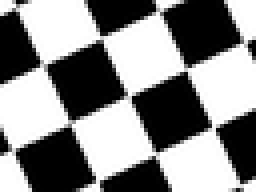
#> input picture Harris/check_rot.bmp, 64 x 48 px, shrunk from 160 x 120 before the run (shown 4 times larger); the run also reads 1 picture not shown here
$ python harris.py   (older library calls are emulated)
#> lines starting #> are read from the running program, lines starting #| are printed output that depends on the picture; after the words box and inside, x2 and y2 are one past the last pixel; in counts of white or black regions, pixels touching at a corner belong together
#> further down, img is the input picture: shape (48, 64, 3); min 0, max 255, mean 137.7
import cv2
import numpy as np
import matplotlib.pyplot as plt


def find_corners(img, ksize, w, sigma):
    gray = cv2.cvtColor(img, cv2.COLOR_BGR2GRAY)
    gray = np.float32(gray)
    Ix = cv2.Sobel(gray, cv2.CV_64F, 1, 0, ksize=ksize)
    Iy = cv2.Sobel(gray, cv2.CV_64F, 0, 1, ksize=ksize)

    Ixx = Ix * Ix
    Ixy = Ix * Iy
    Iyy = Iy * Iy

    rows, cols = gray.shape
    R_matrix = np.zeros_like(gray)
    w = int((w - 1) / 2)
    for i in range(1, rows - 1):
        for j in range(1, cols - 1):
            sub_Ixx = Ixx[i - w:i + w + 1, j - w:j + w + 1]
            sub_Ixy = Ixy[i - w:i + w + 1, j - w:j + w + 1]
            sub_Iyy = Iyy[i - w:i + w + 1, j - w:j + w + 1]
            M = np.array([[np.sum(sub_Ixx), np.sum(sub_Ixy)], [np.sum(sub_Ixy), np.sum(sub_Iyy)]])
            R_matrix[i][j] = np.linalg.det(M) - sigma * (np.trace(M) ** 2)
    img[R_matrix > 7000000] = [0, 0, 255]
    img = cv2.cvtColor(img, cv2.COLOR_BGR2RGB)
    plt.imshow(img)
    plt.show()


def find_corners2(img, ksize, w, sigma):
#> called with ksize = 3, w = 3, sigma = 0.05
    gray = cv2.cvtColor(img, cv2.COLOR_BGR2GRAY)
    gray = np.float32(gray)
    gray = cv2.GaussianBlur(gray, ksize=(ksize, ksize), sigmaX=0.5, sigmaY=0.5)
    Ix = cv2.Sobel(gray, cv2.CV_64F, 1, 0, ksize=ksize)
    Iy = cv2.Sobel(gray, cv2.CV_64F, 0, 1, ksize=ksize)

    Ixx = cv2.GaussianBlur(Ix * Ix, (w, w), sigmaX=0.5, sigmaY=0.5)
    Ixy = cv2.GaussianBlur(Ix * Iy, (w, w), sigmaX=0.5, sigmaY=0.5)
    Iyy = cv2.GaussianBlur(Iy * Iy, (w, w), sigmaX=0.5, sigmaY=0.5)

    rows, cols = gray.shape
#> rows = 48; cols = 64
    R_matrix = np.zeros_like(gray)
    for i in range(0, rows):
        for j in range(0, cols):
            M = np.array([[Ixx[i, j], Ixy[i, j]], [Ixy[i, j], Iyy[i, j]]])
            R_matrix[i][j] = np.linalg.det(M) - sigma * (np.trace(M) ** 2)
    R_matrix[R_matrix < 700000] = 0
    for i in range(1, rows - 1):
        for j in range(1, cols - 1):
            window = np.array(R_matrix[i - 1:i + 2, j - 1:j + 2])
            arg = np.argmax(window)
            index = np.unravel_index(arg, window.shape)
            if index != (1, 1):
                R_matrix[i, j] = 0
#> R_matrix: shape (48, 64) float32; min 0, max 1.69e+10, mean 165659184

    img[R_matrix > 0] = [0, 0, 255]
#> img: shape (48, 64, 3); 2.96% of pixels changed, all inside (x1, y1, x2, y2) = (0, 0, 64, 48)
    img = cv2.cvtColor(img, cv2.COLOR_BGR2RGB)
    plt.imshow(img)
    plt.show()


img = cv2.imread('check_rot.bmp')
find_corners2(img, 3, 3, 0.05)
img = cv2.imread('simA.jpg')
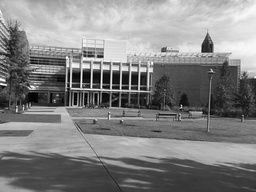
#> input picture Harris/simA.jpg, 256 x 192 px, shrunk from 640 x 480 before the run
#> img is the input picture: shape (192, 256, 3); min 0, max 255, mean 130.6
find_corners2(img, 3, 3, 0.05)
#> after the loop in find_corners2 (call 2), `for i in range(1, rows - 1):`: R_matrix: shape (192, 256) float32; min 0, max 3.76e+09, mean 4416826.5
#> in find_corners2 (call 2), `img[R_matrix > 0] = [0, 0, 255]`: img: shape (192, 256, 3); 2.99% of pixels changed, all inside (x1, y1, x2, y2) = (0, 0, 256, 192)
img = cv2.imread('simB.jpg')
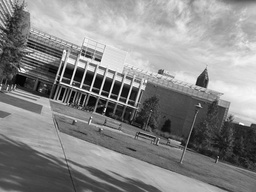
#> input picture Harris/simB.jpg, 256 x 192 px, shrunk from 640 x 480 before the run
#> img is the input picture: shape (192, 256, 3); min 0, max 255, mean 136
find_corners2(img, 3, 3, 0.05)
#> call 3 of find_corners2, with ksize = 3, w = 3, sigma = 0.05
#> after the loop in find_corners2 (call 3), `for i in range(0, rows):`:
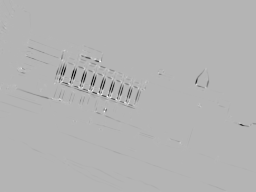
#> R_matrix: shape (192, 256) float32; min -1.2e+10, max 4.91e+09, mean -68971128; drawn with min black and max white
#> after the loop in find_corners2 (call 3), `for i in range(1, rows - 1):`:
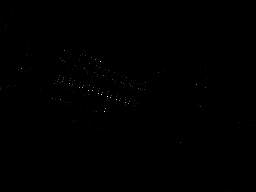
#> R_matrix: shape (192, 256) float32; min 0, max 4.91e+09, mean 4741736; drawn with min black and max white
#> in find_corners2 (call 3), `img[R_matrix > 0] = [0, 0, 255]`:
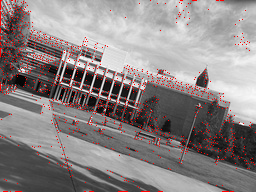
#> img: shape (192, 256, 3); 3.12% of pixels changed, all inside (x1, y1, x2, y2) = (0, 0, 256, 192)
img = cv2.imread('transA.jpg')
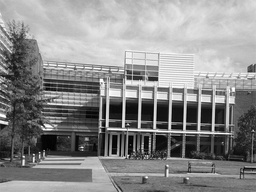
#> input picture Harris/transA.jpg, 256 x 192 px, shrunk from 640 x 480 before the run
#> img is the input picture: shape (192, 256, 3); min 0, max 255, mean 139
find_corners2(img, 3, 3, 0.05)
#> call 4 of find_corners2, with ksize = 3, w = 3, sigma = 0.05
#> in find_corners2 (call 4), `Iy = cv2.Sobel(gray, cv2.CV_64F, 0, 1, ksize=ksize)`:
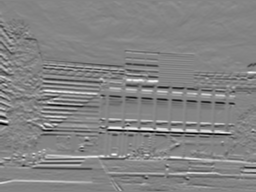
#> Iy: shape (192, 256) float64; min -744.9, max 690.6, mean -2.2; drawn with min black and max white
img = cv2.imread('transB.jpg')
find_corners2(img, 3, 3, 0.05)
